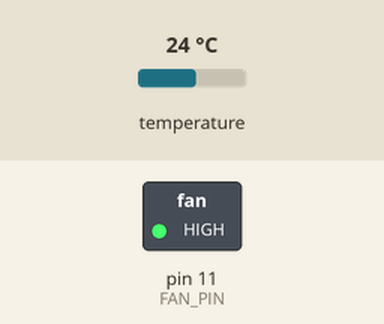
Simulated run of this sketch. Board: Arduino Uno, built with avr-gcc and run on an emulated ATmega328P. Parts: switched loads named in the sketch (green lamp = pin HIGH). Inputs (shaded band) come from the test bench; at power-on: temperature 24 °C. What the sketch prints to the serial monitor is not drawn.

Above: at 2.8 s.
2.9 s: temperature set to 20.4 °C
4.4 s: temperature set to 18.9 °C
At 5.5 s:
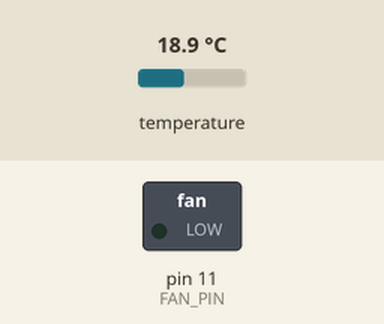
7.5 s: temperature set to 19.6 °C
9.2 s: temperature set to 20.7 °C
At 10.5 s:
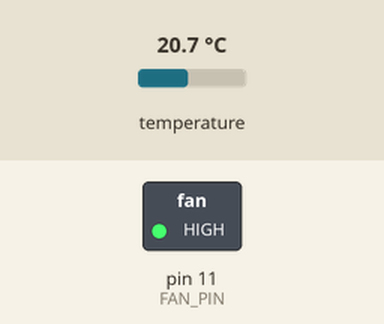
11.5 s: temperature set to 12 °C
At 13.2 s:
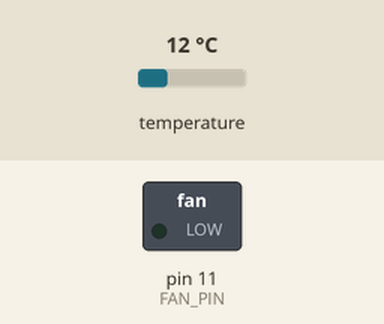
Timing chart, 0 to 14.5 s (numbered marks = the images above; inputs shaded):
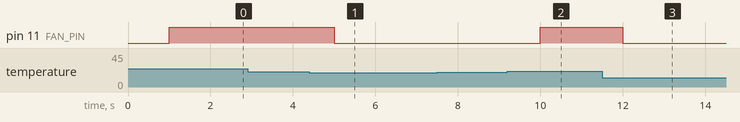

Measured:
- the behaviour switches between 19.8 and 19.7 °C on temperature (found by bisection; images 0 and 1)
- the behaviour switches between 20 and 20.1 °C on temperature (found by bisection; images 1 and 2)
- after the input at 2.9 s, every drawn part: stays the same
- after the input at 4.4 s, pin 11 (FAN_PIN): HIGH → LOW after 0.60 s
- after the input at 7.5 s, every drawn part: stays the same
- after the input at 9.2 s, pin 11 (FAN_PIN): LOW → HIGH after 0.80 s
- after the input at 11.5 s, pin 11 (FAN_PIN): HIGH → LOW after 0.50 s

The sketch:

fan_diode_temp.ino
```cpp
#include <Wire.h>
#include <Adafruit_BMP280.h>

#define FAN_PIN 11   // pinul care merge prin rezistor la baza tranzistorului

Adafruit_BMP280 bmp;

const float TEMP_ON  = 20.0;
const float TEMP_OFF = 19.8;

bool fanOn = false;
unsigned long lastRead = 0;

void setup() {
  Serial.begin(9600);
  pinMode(FAN_PIN, OUTPUT);
  digitalWrite(FAN_PIN, LOW);

  Wire.begin(); // I2C

  // BMP280 poate fi 0x76 sau 0x77
  if (!bmp.begin(0x76) && !bmp.begin(0x77)) {
    Serial.println("❌ BMP280 NOT FOUND");
    while (1);
  }

  Serial.println("✅ BMP280 OK");
}

void loop() {
  if (millis() - lastRead >= 1000) {
    lastRead = millis();

    float temp = bmp.readTemperature();

    if (!fanOn && temp > TEMP_ON) {
      fanOn = true;
      digitalWrite(FAN_PIN, HIGH);
    }
    else if (fanOn && temp < TEMP_OFF) {
      fanOn = false;
      digitalWrite(FAN_PIN, LOW);
    }

    Serial.print("Temp = ");
    Serial.print(temp, 2);
    Serial.print(" °C | Fan = ");
    Serial.println(fanOn ? "ON" : "OFF");
  }
}
```
